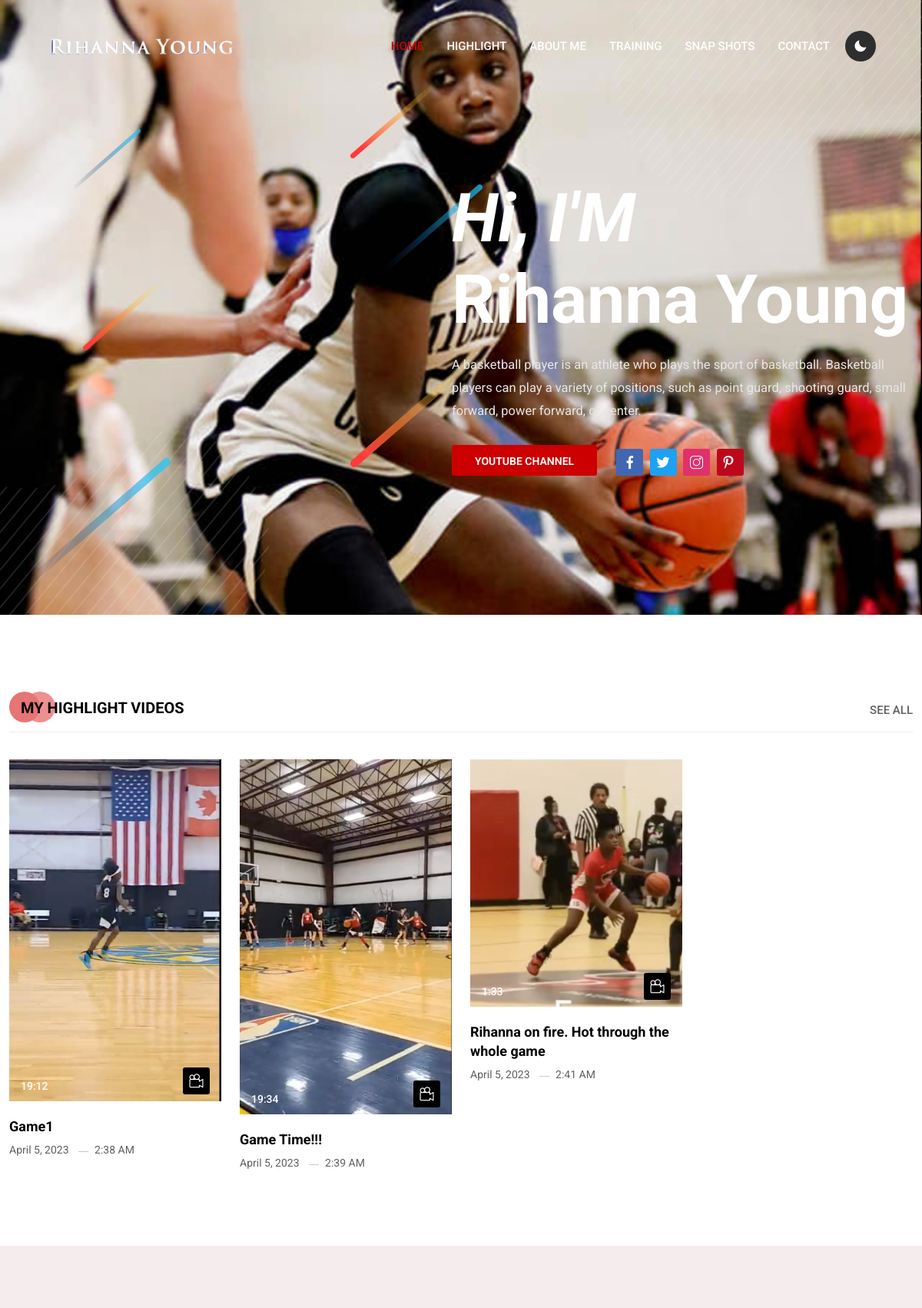
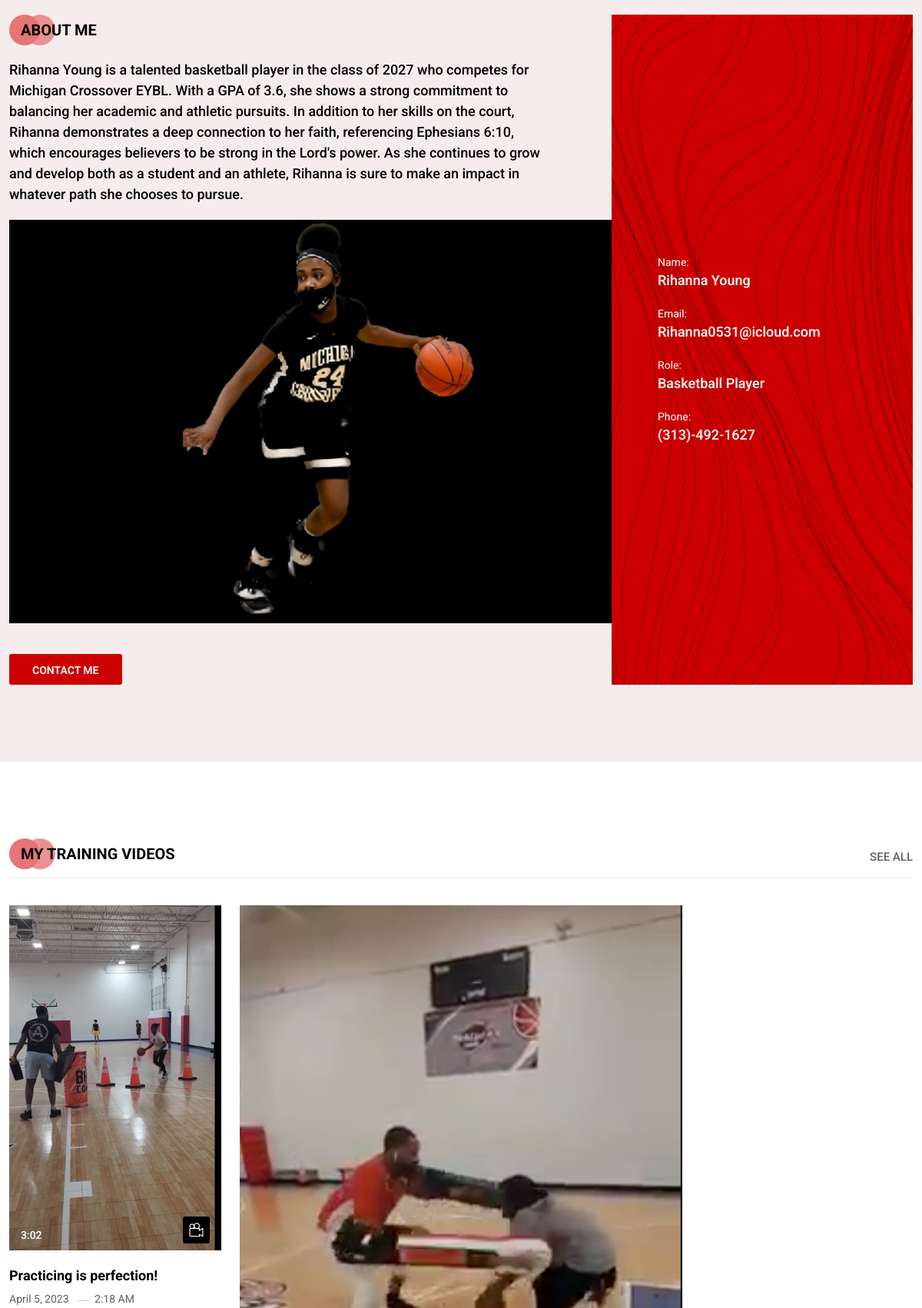
The page / (upper part) on the database its author committed (2 pictures, top to bottom).
### portfolio_app/models.py (models this page shows, shortened)
class About(models.Model):
    name = models.CharField(max_length=255)
    email = models.CharField(max_length=255)
    role = models.CharField(max_length=255)
    phone = models.CharField(default=0, max_length=20)
    heading = models.TextField()
    about_desc1 = models.TextField(null=True, blank=True)
    about_image = models.ImageField(upload_to='aboutImage', default="about.jpg")
    about_desc2 = models.TextField(null=True, blank=True)
    contact_desc = models.TextField(null=True, blank=True)
    contact_image = models.ImageField(upload_to='contactImage', default="contact.jpg")
    social_youtube = models.CharField(max_length=255, null=True, blank=True)
    social_facebook = models.CharField(max_length=255, null=True, blank=True)
    social_twitter = models.CharField(max_length=255, null=True, blank=True)
    social_instagram = models.CharField(max_length=255, null=True, blank=True)
    social_pinterest = models.CharField(max_length=255, null=True, blank=True)
    main_banner = models.ImageField(upload_to='mainBanner', default="main-banner.jpg")
    class Meta:
        verbose_name = "About"
        verbose_name_plural = "About Detail"

class Videos(models.Model):
    title = models.CharField(max_length=255)
    video_link = models.CharField(max_length=512)
    thumbnail = models.ImageField(upload_to='thumbnail', null=True, blank=True, default="default.jpg")
    duration = models.CharField(max_length=255)
    status = models.CharField(max_length=1, choices=STATUS_CHOICES, default='F')
    is_published = models.BooleanField(default=True)
    created = models.DateTimeField(auto_now_add=True)
    class Meta:
        verbose_name = "Video"
        verbose_name_plural = "Videos"

### portfolio_app/views.py (the view)
# urls.py: path('', views.home, name='home'),
def home(request):
    status = 'F'
    featured_videos = Videos.objects.filter(status=status)[:8]
    popular_videos1 = Videos.objects.filter(status='P')[:1]
    popular_videos2 = Videos.objects.filter(status='P')[1:2]
    popular_videos3 = Videos.objects.filter(status='P')[2:3]
    popular_videos4 = Videos.objects.filter(status='P')[3:4]
    popular_videos5 = Videos.objects.filter(status='P')[4:5]
    about_details = About.objects.get()
    latest_articles = Articles.objects.filter(is_published=True).order_by('-posted_on')[:3]
    context = {
        'featured_videos': featured_videos,
        'popular_videos1': popular_videos1,
        'popular_videos2': popular_videos2,
        'popular_videos3': popular_videos3,
        'popular_videos4': popular_videos4,
        'popular_videos5': popular_videos5,
        'about': about_details,
        'latest_articles': latest_articles,
    }
    return render(request, 'index.html', context)

### templates/index.html (shortened to what this page needs)
{% load static %}
<!doctype html>
<html lang="zxx">
<head>
    <link rel="stylesheet" href="{% static 'css/bootstrap.min.css' %}">
    <link rel="stylesheet" href="{% static 'animate.min.css' %}">
    <link rel="stylesheet" href="{% static 'css/flaticon.css' %}">
    <link rel="stylesheet" href="{% static 'css/boxicons.min.css' %}">
    <link rel="stylesheet" href="{% static 'css/owl.carousel.min.css' %}">
    <link rel="stylesheet" href="{% static 'css/owl.theme.default.min.css' %}">
    <link rel="stylesheet" href="{% static 'css/magnific-popup.min.css' %}">
    <link rel="stylesheet" href="{% static 'css/odometer.min.css' %}">
    <link rel="stylesheet" href="{% static 'css/style.css' %}">
    <link rel="stylesheet" href="{% static 'css/responsive.css' %}">
    <link rel="stylesheet" href="{% static 'css/dark-style.css' %}">
</head>
<body data-bs-spy="scroll" data-bs-offset="120">
    <nav class="navbar navbar-expand-lg navbar-light">
        <div class="container-fluid">
            <a class="navbar-brand" href="#home">
                <img src="{% static 'img/logo.png' %}" alt="image">
            </a>
            <div class="collapse navbar-collapse" id="navbarSupportedContent">
                <ul class="navbar-nav">
                    <li class="nav-item"><a class="nav-link" href="#home">Home</a></li>
                    <li class="nav-item"><a class="nav-link" href="#highlight">Highlight</a></li>
                    <li class="nav-item"><a class="nav-link" href="#about">About Me</a></li>
                    <li class="nav-item"><a class="nav-link" href="#training">Training</a></li>
                    <li class="nav-item"><a class="nav-link" href="#blog">Snap Shots</a></li>
                    <li class="nav-item"><a class="nav-link" href="#contact">Contact</a></li>
                </ul>
            </div>
            <div class="dark-version-btn">
                <label id="switch" class="switch">
                    <span class="slider round"></span>
                </label>
            </div>
        </div>
    </nav>
    <div id="home" class="main-banner" style=" background-image: url({{ about.main_banner.url }});">
        <div class="d-table">
            <div class="d-table-cell">
                <div class="container">
                    <div class="main-banner-content">
                        <h1><span>Hi, I'M</span> Rihanna Young</h1>
                        <p>A basketball player is an athlete who plays the sport of basketball. Basketball players can
                            play a variety of positions, such as point guard, shooting guard, small forward, power
                            forward, or center.</p>
                            <div class="btn-box">
                            {% if about.social_youtube %}
                            <a href="{{ about.social_youtube }}" target="_blank" class="default-btn">Youtube Channel</a>
                            {% endif %}
                            <ul>
                                {% if about.social_facebook %}<li><a href="{{ about.social_facebook }}" class="facebook" target="_blank"><i
                                            class="flaticon-facebook"></i></a></li>{% endif %}
                                {% if about.social_twitter %}<li><a href="{{ about.social_twitter }}" class="twitter" target="_blank"><i
                                            class="flaticon-twitter"></i></a></li>{% endif %}
                                {% if about.social_instagram %}<li><a href="{{ about.social_instagram }}" class="instagram" target="_blank"><i
                                            class="flaticon-instagram"></i></a></li>{% endif %}
                                {% if about.social_pinterest %}<li><a href="{{ about.social_pinterest }}" class="pinterest" target="_blank"><i
                                            class="flaticon-pinterest"></i></a></li>{% endif %}
                            </ul>
                        </div>
                    </div>
                </div>
            </div>
        </div>
        <div class="shape1"><img src="{% static 'img/shape1.png' %}" alt="image"></div>
        <div class="shape2"><img src="{% static 'img/shape2.png' %}" alt="image"></div>
        <div class="shape3"><img src="{% static 'img/shape3.png' %}" alt="image"></div>
        <div class="shape4"><img src="{% static 'img/shape4.png' %}" alt="image"></div>
        <div class="shape5"><img src="{% static 'img/shape5.png' %}" alt="image"></div>
        <div class="shape6"><img src="{% static 'img/shape6.png' %}" alt="image"></div>
        <div class="shape7"><img src="{% static 'img/shape7.png' %}" alt="image"></div>
        <div class="shape8"><img src="{% static 'img/shape8.png' %}" alt="image"></div>
    </div>
    <section id="highlight" class="featured-videos-area pt-100 pb-70">
        <div class="container">
            <div class="section-title">
                <h2>My Highlight Videos</h2>
                <a href="{% url 'allFeaturedVideos' %}" class="link-btn">See All</a>
            </div>
            <div class="row">
                {% for post in featured_videos %}
                {% if post.status == 'F' %}
                <div class="col-lg-3 col-sm-6 col-md-6">
                    <div class="single-featured-videos-box">
                        <div class="videos-image">
                            <img src="{{post.thumbnail.url}}" alt="image">
                            <span class="duration">{{ post.duration }}</span>
                            <span class="icon"><i class="flaticon-video-camera"></i></span>
                            <a href="{{ post.video_link }}" class="link-btn popup-youtube"></a>
                        </div>
                        <div class="videos-content">
                            <h3><a href="{{ post.video_link }}" class="popup-youtube">
                                    {{post.title}}
                                </a></h3>
                            <ul class="videos-meta">
                                <li>{{ post.created|date:"F j, Y" }}</li>
                                <li>{{ post.created|time:"g:i A" }}</li>
                            </ul>
                        </div>
                    </div>
                </div>
                {% endif %}
                {% empty %}
                <h1>NO FEATURED VIDEOS FOUND.</h1>
                {% endfor %}
            </div>
        </div>
    </section>
    <section id="about" class="about-area bg-f5eded ptb-100">
        <div class="container">
            <div class="row">
                <div class="col-lg-8 col-md-12">
                    <div class="about-content">
                        <h2>About Me</h2>
                        <h5>
                            {{about.heading}}
                        </h5>
                        <img src="{{about.about_image.url}}" alt="image">
                        <div class="btn-box">
                            <a href="index.html#" class="default-btn" data-bs-toggle="modal"
                                data-bs-target="#contactModal">Contact Me</a>
                        </div>
                    </div>
                </div>
                <div class="col-lg-4 col-md-12">
                    <div class="about-info">
                        <div class="d-table">
                            <div class="d-table-cell">
                                <ul>
                                    <li>
                                        Name:
                                        <span>{{about.name}}</span>
                                    </li>
                                    <li>
                                        Email:
                                        <span>{{about.email}}</span>
                                    </li>
                                    <li>
                                        Role:
                                        <span>{{about.role}}</span>
                                    </li>
                                    <li>
                                        Phone:
                                        <span>{{about.phone}}</span>
                                    </li>
                                </ul>
                            </div>
                        </div>
                    </div>
                </div>
            </div>
        </div>
    </section>
    <section id="training" class="featured-videos-area pt-100 pb-70">
        <div class="container">
            <div class="section-title">
                <h2>My Training Videos</h2>
                <a href="{% url 'allPopularVideos' %}" class="link-btn">See All</a>
            </div>
            {% if popular_videos1 or popular_videos2 or popular_videos3 or popular_videos4 or popular_videos5 %}
            <div class="row">
                <div class="col-lg-3 col-md-12">
                    <div class="row">
                        {% if popular_videos1 %}
                        {% for post in popular_videos1 %}
                        {% if post.status == 'P' %}
                        <div class="col-lg-12 col-md-6 col-sm-6">
                            <div class="single-featured-videos-box">
                                <div class="videos-image">
                                    <img src="{{ post.thumbnail.url }}" alt="image">
                                    <span class="duration">{{ post.duration }}</span>
                                    <span class="icon"><i class="flaticon-video-camera"></i></span>
                                    <a href="{{ post.video_link }}" class="link-btn popup-youtube"></a>
                                </div>
                                <div class="videos-content">
                                    <h3><a href="{{ post.video_link }}" class="popup-youtube">
                                            {{ post.title }}
                                        </a></h3>
                                    <ul class="videos-meta">
                                        <li>{{ post.created|date:"F j, Y" }}</li>
                                        <li>{{ post.created|time:"g:i A" }}</li>
                                    </ul>
                                </div>
                            </div>
                        </div>
                        {% endif %}
                        {% endfor %}
                        {% endif %}
                    </div>
                </div>
                {% if popular_videos3 %}
                {% for post in popular_videos3 %}
                {% if post.status == 'P' %}
                <div class="col-lg-6 col-md-12">
                    <div class="single-featured-videos-box">
                        <div class="videos-image">
                            <img src="{{ post.thumbnail.url }}" alt="image">
                            <a href="{{ post.video_link }}" class="link-btn popup-youtube"></a>
                        </div>
                    </div>
                </div>
                {% endif %}
                {% endfor %}
                {% endif %}
                <div class="col-lg-3 col-md-12">
                </div>
            </div>
            {% else %}
            <h1>NO POPULAR VIDEOS FOUND.</h1>
            {% endif %}
        </div>
    </section>
</body>
</html>

### rows shown on the page
About: main_banner (picture), heading "Rihanna Young is a talented basketball player in the class of 2027 who competes for Michigan Crossover EYBL. With a GPA of 3.6, she shows a strong commitment to balancing her academic and athletic pursuits. In addition to her skills on the court, Rihanna demonstrates a deep connection to her faith, referencing Ephesians 6:10, which encourages believers to be strong in the Lord's power. As she continues to grow and develop both as a student and an athlete, Rihanna is sure to make an impact in whatever path she chooses to pursue.", about_image (picture), name "Rihanna Young", email "Rihanna0531@icloud.com", role "Basketball Player", phone "(313)-492-1627"
Videos: thumbnail (picture), duration "19:12", title "Game1", created "April 5, 2023", created "2:38 AM"
Videos: thumbnail (picture), duration "19:34", title "Game Time!!!", created "April 5, 2023", created "2:39 AM"
Videos: thumbnail (picture), duration "1:33", title "Rihanna on fire. Hot through the whole game", created "April 5, 2023", created "2:41 AM"
Videos: thumbnail (picture), duration "3:02", title "Practicing is perfection!", created "April 5, 2023", created "2:18 AM"
Videos: thumbnail (picture)
